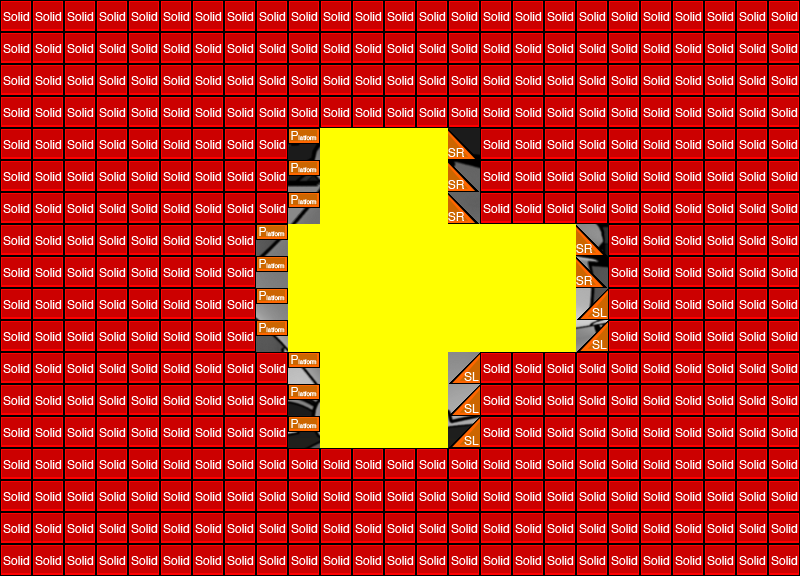

Below is a game level as drawn by its tile map, then a one-line description and the .tmx that defines it (tile-layer data replaced by summaries):
An orthogonal 25x18 tile map with 32x32 px tiles, 3 tile layers (exterior, interior, collision), 3 tilesets.

<map version="1.0" orientation="orthogonal" width="25" height="18" tilewidth="32" tileheight="32">
 <tileset firstgid="1" name="outline" tilewidth="32" tileheight="32">
  <image source="../img/render/outline.png" width="192" height="256" />
 </tileset>
 <tileset firstgid="49" name="colTile" tilewidth="32" tileheight="32">
  <image source="../img/render/metatiles32x32.png" width="160" height="32" />
  <tile id="0">
   <properties>
    <property name="type" value="solid" />
   </properties>
  </tile>
  <tile id="1">
   <properties>
    <property name="type" value="platform" />
   </properties>
  </tile>
  <tile id="2">
   <properties>
    <property name="type" value="lslope" />
   </properties>
  </tile>
  <tile id="3">
   <properties>
    <property name="type" value="rslope" />
   </properties>
  </tile>
 </tileset>
 <tileset firstgid="54" name="ship" tilewidth="800" tileheight="576">
  <image source="../img/render/ships/humanoid/humanoid_frigate_img.png" width="800" height="576" />
 </tileset>
 <layer name="exterior" width="25" height="18">
  <data>[450 cells, 1 non-empty, 1 distinct tile ids]</data>
 </layer>
 <layer name="interior" width="25" height="18">
  <data>[450 cells, 60 non-empty, 1 distinct tile ids]</data>
 </layer>
 <layer name="collision" width="25" height="18">
  <data>[450 cells, 390 non-empty, 4 distinct tile ids]</data>
 </layer>
</map>
